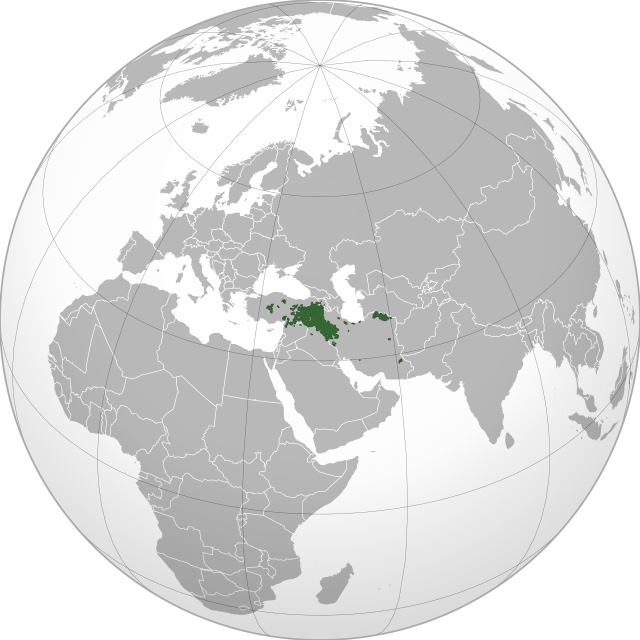
#> input picture video-projects/_READY_TO_FILM/58-kurdistan-statelessness-2026/thumbnails/assets/kurd_areas.png, 1280 x 1280 px (shown at 1/2 size)
$ python combo_c2.py
#> lines starting #> are read from the running program, lines starting #| are printed output that depends on the picture; after the words box and inside, x2 and y2 are one past the last pixel; in counts of white or black regions, pixels touching at a corner belong together
"""Combo C v2 — Cambridge-sourced Kurdish region as a solid yellow shape on
charcoal, country labels on the lobes, '30 MILLION'. Mask upscaled + flat-filled
so it stays crisp. Real CC-BY-SA source (Cambridge History of the Kurds map)."""
from PIL import Image, ImageDraw, ImageFont, ImageFilter
import numpy as np
import os

HERE = os.path.dirname(os.path.abspath(__file__))
A = os.path.join(HERE, "assets")
W, H = 1280, 720
IMPACT = "C:/Windows/Fonts/impact.ttf"
YELLOW = (255, 210, 63)
YELLOW_D = (210, 150, 30)
WHITE = (245, 243, 238)
CHARCOAL = (26, 30, 33)


def font(sz):
    return ImageFont.truetype(IMPACT, sz)


def label(d, xy, text, sz, fill=WHITE, anchor="mm", stroke=6):
    d.text(xy, text, font=font(sz), fill=fill, anchor=anchor,
           stroke_width=stroke, stroke_fill=(8, 8, 8))


# --- extract green region mask ---
im = Image.open(os.path.join(A, "kurd_areas.png")).convert("RGBA")
#> im is the input picture: PIL image 1280x1280 RGBA; mean R, G, B, A 167.1, 167.3, 167.1, 201.3
a = np.array(im)
r, g, b = a[:, :, 0].astype(int), a[:, :, 1].astype(int), a[:, :, 2].astype(int)
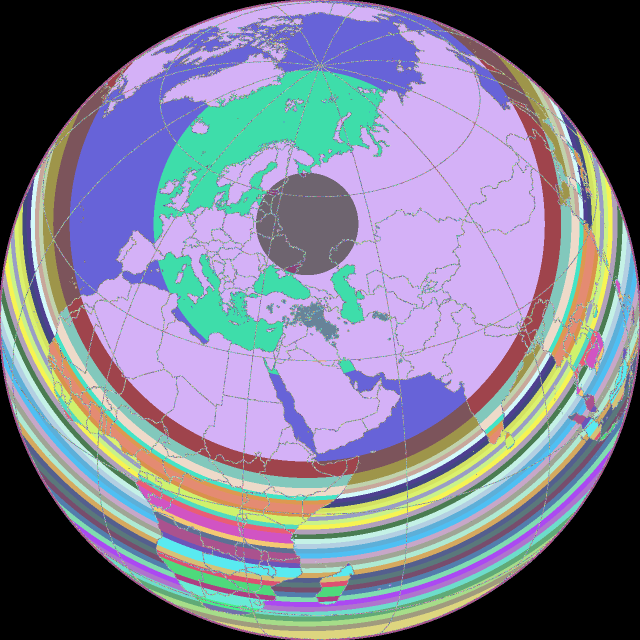
#> r: shape (1280, 1280) int64 (shown at 1/2 size); 208 distinct labels, from 0 to 255; one colour per label, 0 black
#> g: shape (1280, 1280) int64; 180 distinct labels, from 0 to 255
#> b: shape (1280, 1280) int64; 208 distinct labels, from 0 to 255
green = (g > 85) & (g > r + 18) & (g > b + 18)
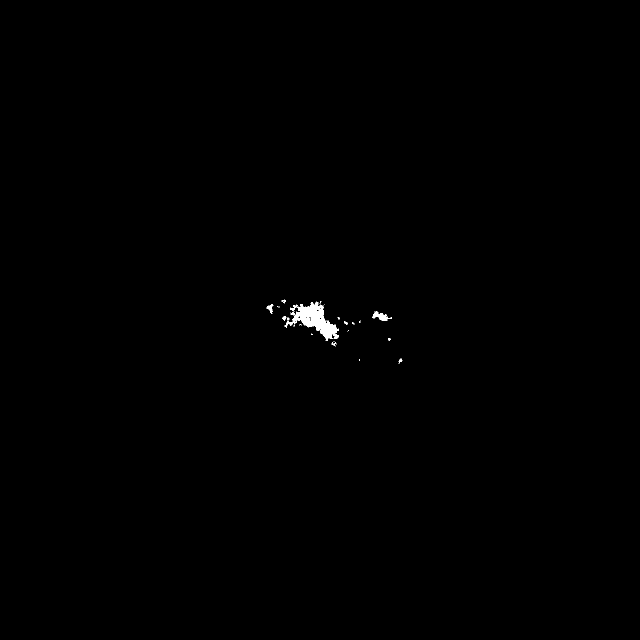
#> green: shape (1280, 1280) bool (shown at 1/2 size); 0.24% white; 31 white regions (20 under 20 px), largest, box (x1, y1, x2, y2) and area: (569, 603, 678, 682) 3109, (745, 622, 779, 642) 308, (532, 608, 547, 627) 119
mask = Image.fromarray((green * 255).astype("uint8"), "L").crop((520, 588, 815, 738))
#> mask: PIL image 295x150 L; 8.9% white; 31 white regions (20 under 20 px), largest, box (x1, y1, x2, y2) and area: (49, 15, 158, 94) 3109, (225, 34, 259, 54) 308, (12, 20, 27, 39) 119
# upscale mask big, smooth, re-threshold -> crisp solid shape
us = 5
mask = mask.resize((mask.width * us, mask.height * us), Image.LANCZOS)
#> mask: PIL image 1475x750 L
mask = mask.filter(ImageFilter.GaussianBlur(3)).point(lambda v: 255 if v > 110 else 0)
#> mask: PIL image 1475x750 L; 9.3% white; 25 white regions, largest, box (x1, y1, x2, y2) and area: (247, 76, 790, 470) 81257, (1125, 171, 1295, 270) 8197, (63, 101, 134, 196) 3115
# scale to ~1000 wide on canvas
target_w = 1020
sc = target_w / mask.width
#> sc = 0.692
region = mask.resize((target_w, int(mask.height * sc)), Image.LANCZOS)
region = region.filter(ImageFilter.GaussianBlur(1.2))

# --- canvas ---
base = Image.new("RGB", (W, H), CHARCOAL)
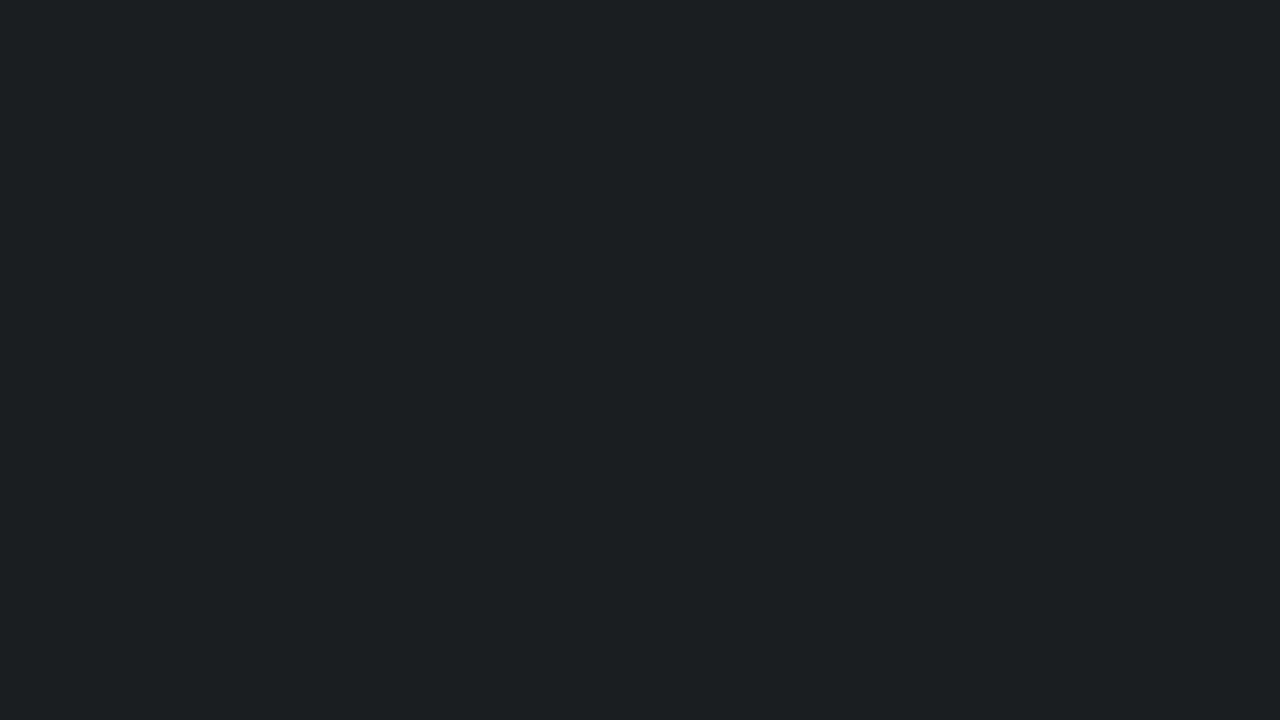
#> base: PIL image 1280x720 RGB; mean R, G, B 26, 30, 33
# warm under-glow
from PIL import ImageChops
glow = Image.new("RGB", (W, H), (0, 0, 0))
#> glow: PIL image 1280x720 RGB; every value is 0
gx0 = (W - region.width) // 2
#> gx0 = 130
gy0 = (H - region.height) // 2
#> gy0 = 101
# neutral cool lift (no brown — pushes the thumbnail away from the terrain-map pack)
ImageDraw.Draw(glow).ellipse([gx0 - 40, gy0 - 40, gx0 + region.width + 40,
                              gy0 + region.height + 40], fill=(40, 47, 54))
glow = glow.filter(ImageFilter.GaussianBlur(90))
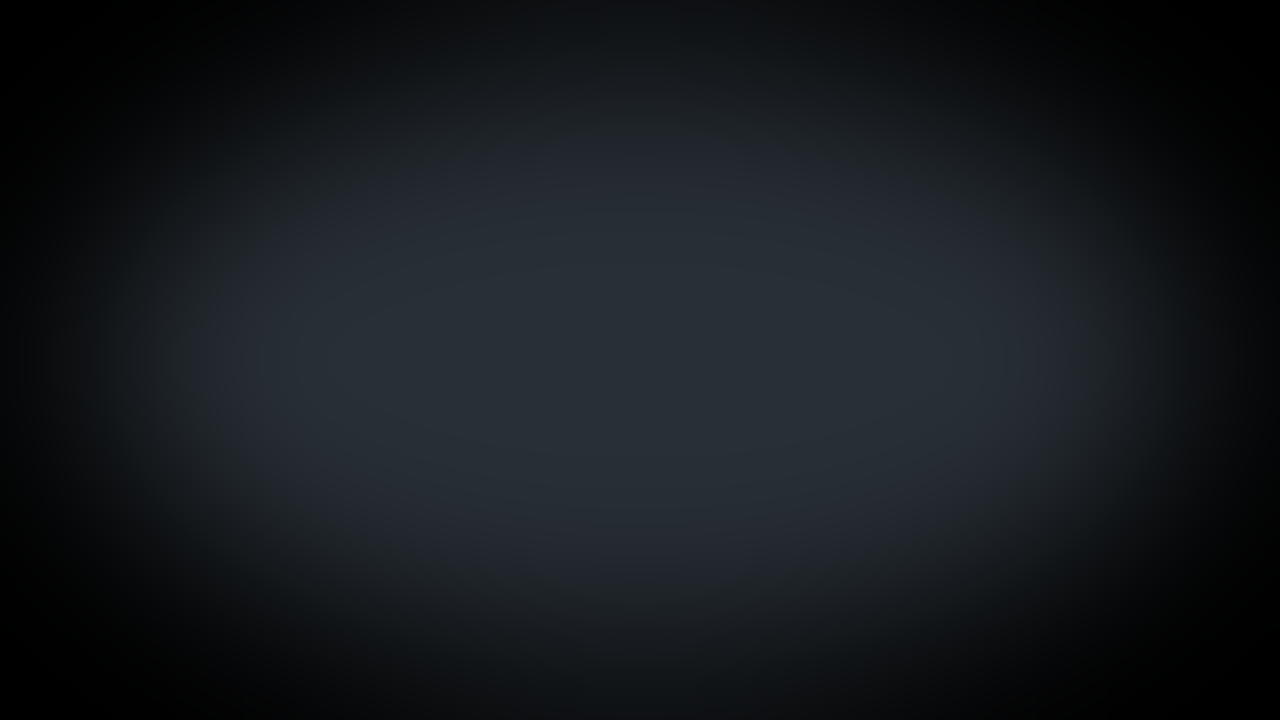
#> glow: PIL image 1280x720 RGB; mean R, G, B 22, 25.8, 29.7
base = ImageChops.screen(Image.new("RGB", (W, H), (20, 23, 26)), glow)

# region position
rx = (W - region.width) // 2 + 30
#> rx = 160
ry = (H - region.height) // 2 - 10
#> ry = 91
# dark stroke (offset shadow) for pop
shadow = region.filter(ImageFilter.MaxFilter(9))
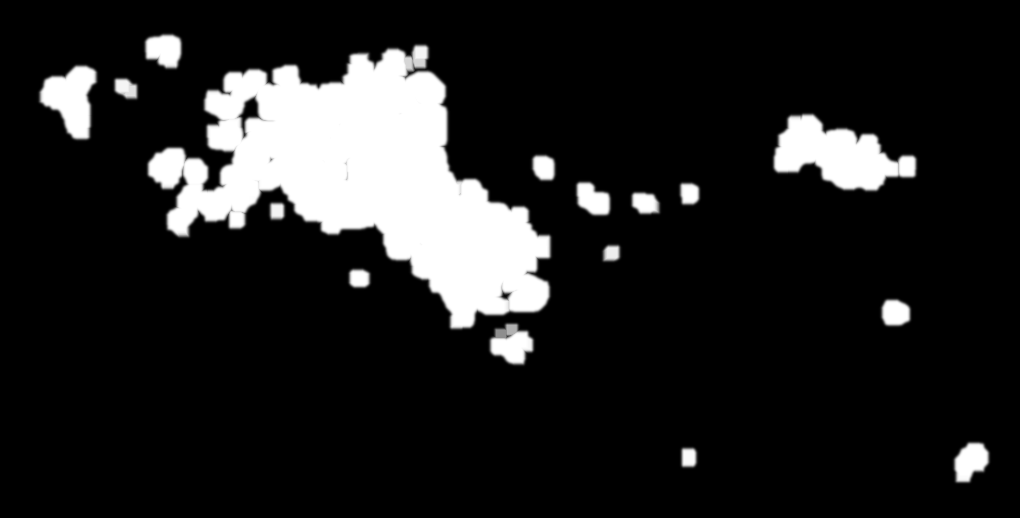
#> shadow: PIL image 1020x518 L; min 0, max 255, mean 32.6
base.paste(Image.new("RGB", region.size, (8, 9, 10)), (rx, ry), shadow)
base.paste(Image.new("RGB", region.size, YELLOW), (rx, ry), region)

d = ImageDraw.Draw(base)
# country labels on lobes (compass-correct: TR north, SY west, IRAQ south, IRAN east)
label(d, (rx + int(region.width*0.36), ry + int(region.height*0.16)), "TURKEY", 60)
label(d, (rx + int(region.width*0.12), ry + int(region.height*0.44)), "SYRIA", 50)
label(d, (rx + int(region.width*0.42), ry + int(region.height*0.78)), "IRAQ", 55)
label(d, (rx + int(region.width*0.88), ry + int(region.height*0.40)), "IRAN", 55)

# overlay headline
label(d, (40, 60), "30 MILLION", 110, fill=YELLOW, anchor="lm", stroke=9)
label(d, (44, 150), "NO COUNTRY", 70, fill=WHITE, anchor="lm", stroke=7)

base.save(os.path.join(HERE, "comboC_map_v1.png"))
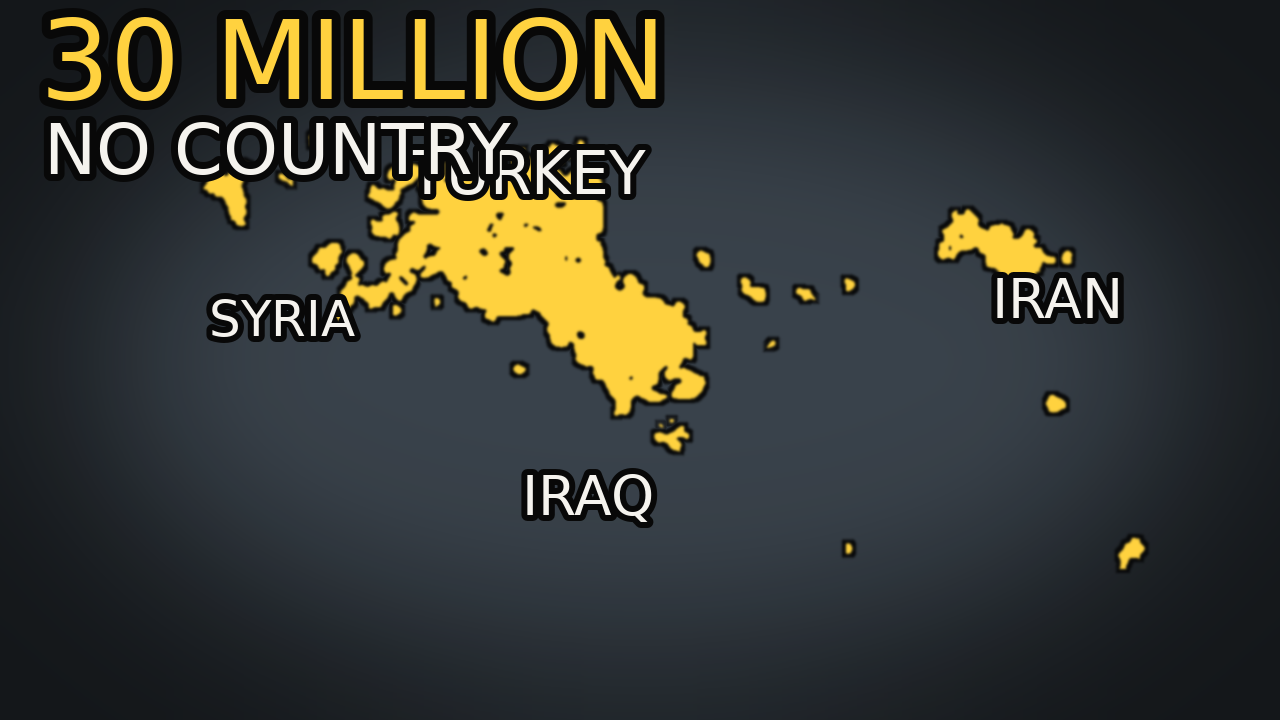
#> saved as comboC_map_v1.png: PIL image 1280x720 RGB; mean R, G, B 54.1, 56.4, 52
print("comboC v1 saved")

$ run again, with video-projects/_READY_TO_FILM/58-kurdistan-statelessness-2026/thumbnails/assets/kurd_map_cia.jpg saved as video-projects/_READY_TO_FILM/58-kurdistan-statelessness-2026/thumbnails/assets/kurd_areas.png
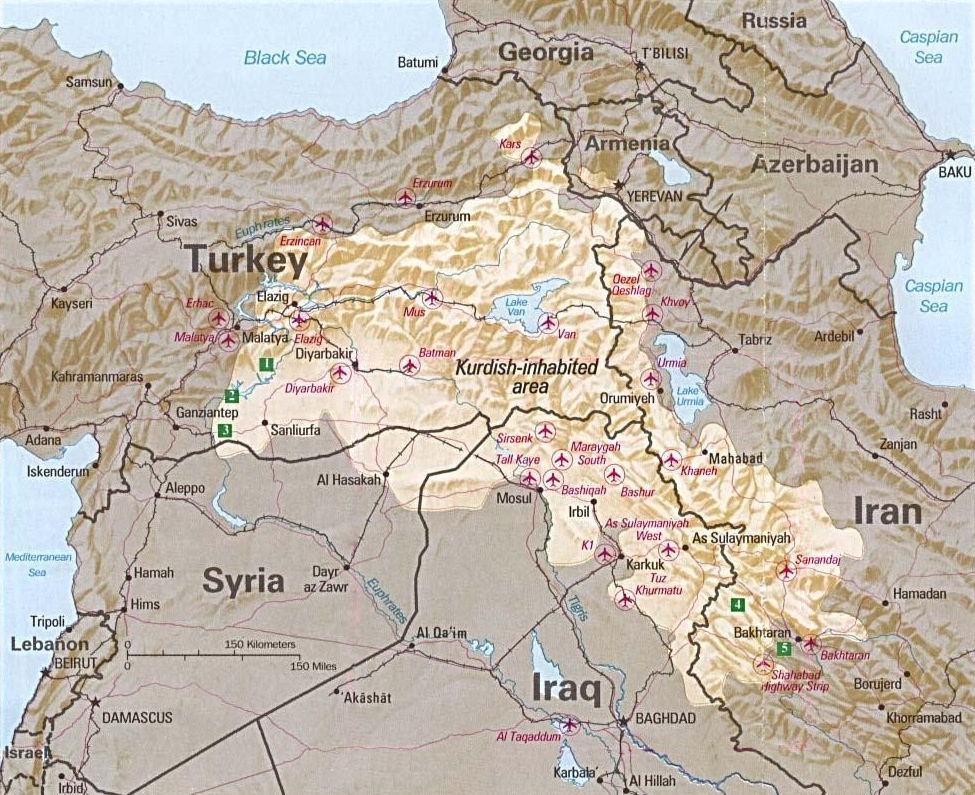
#> input picture video-projects/_READY_TO_FILM/58-kurdistan-statelessness-2026/thumbnails/assets/kurd_map_cia.jpg, 975 x 795 px
#> `green = (g > 85) & (g > r + 18) & (g > b + 18)`:
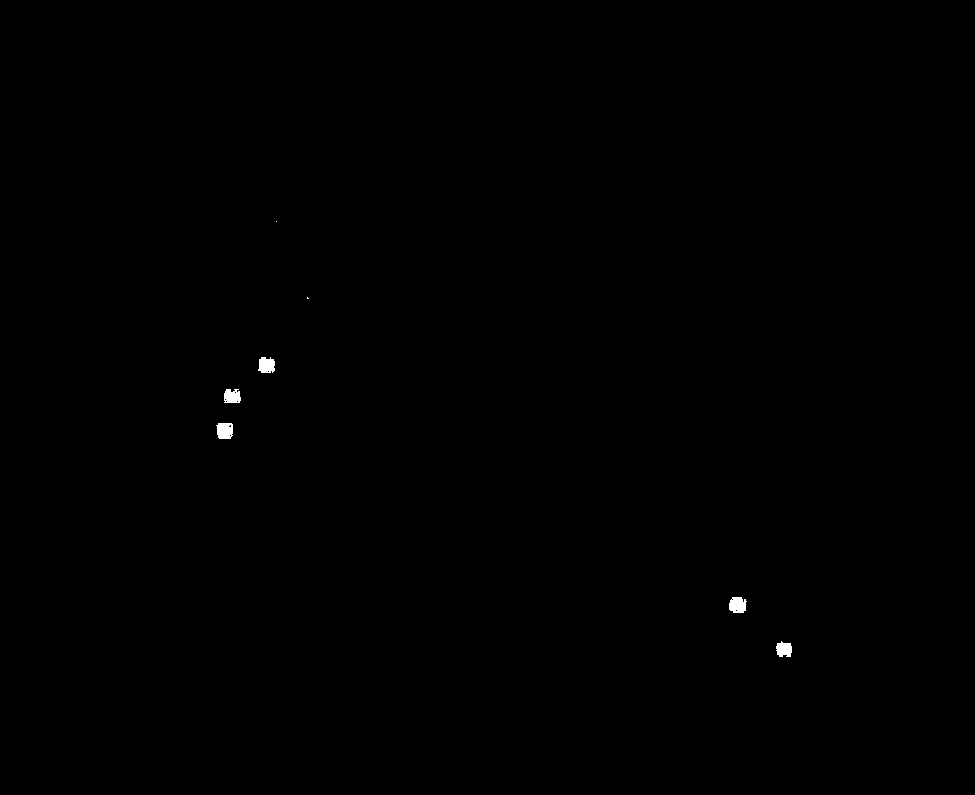
#> green: shape (795, 975) bool; 0.14% white; 7 white regions (2 under 20 px), largest, box (x1, y1, x2, y2) and area: (216, 423, 233, 439) 239, (729, 597, 747, 613) 236, (258, 357, 275, 373) 224, (224, 389, 241, 403) 203, (776, 641, 792, 657) 199
#> `base.save(os.path.join(HERE, "comboC_map_v1.png"))`:
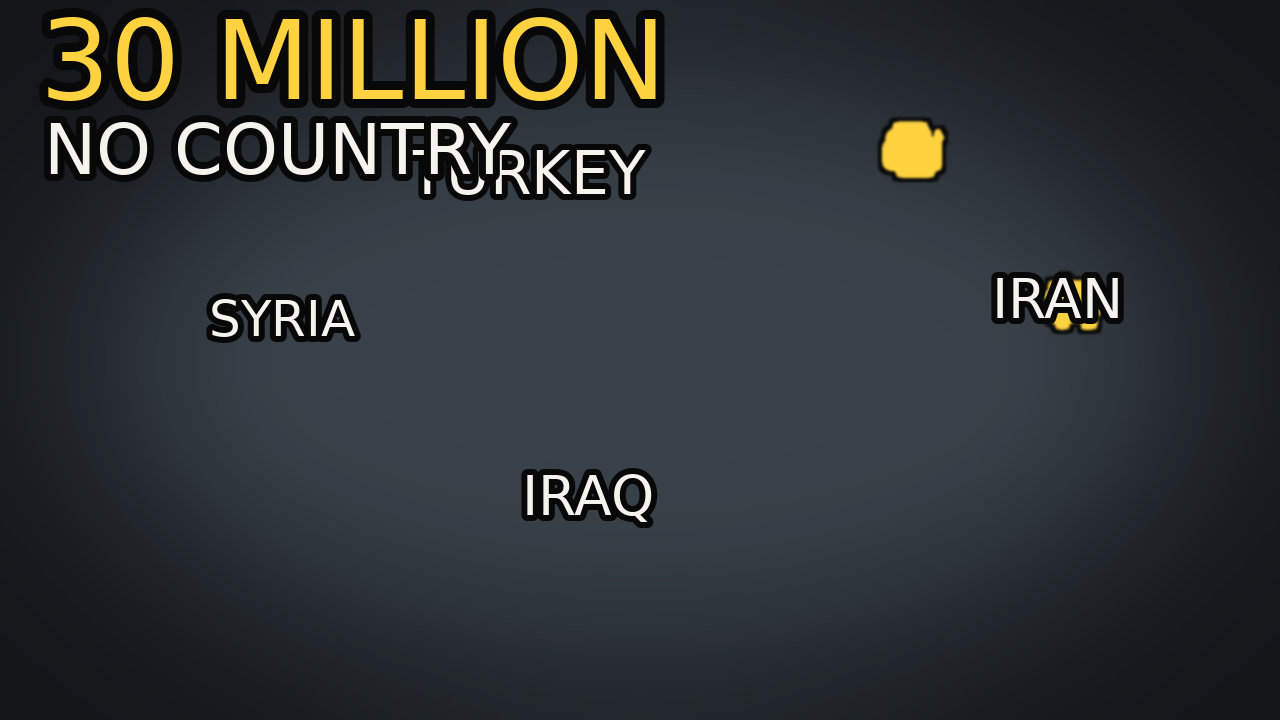
#> saved as comboC_map_v1.png: PIL image 1280x720 RGB; mean R, G, B 46.3, 50.9, 53.4
